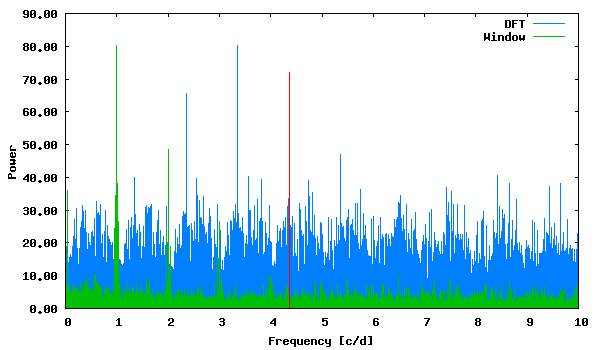

Write gnuplot code to recreate this figure.
set term png size 600,350 medium
set colors classic
set output "phase_lc_12.deeming.png"
set xlabel "Frequency [c/d]"
set ylabel "Power"
set format y "%5.2f"
plot "deeming.periodogram" using 1:2 with lines linecolor 3 title "DFT", "deeming.periodogram" using 1:3 with lines linecolor 2 title "Window", "<echo '4.359834 71.89984122'" with impulses linecolor 1 title ""
 
